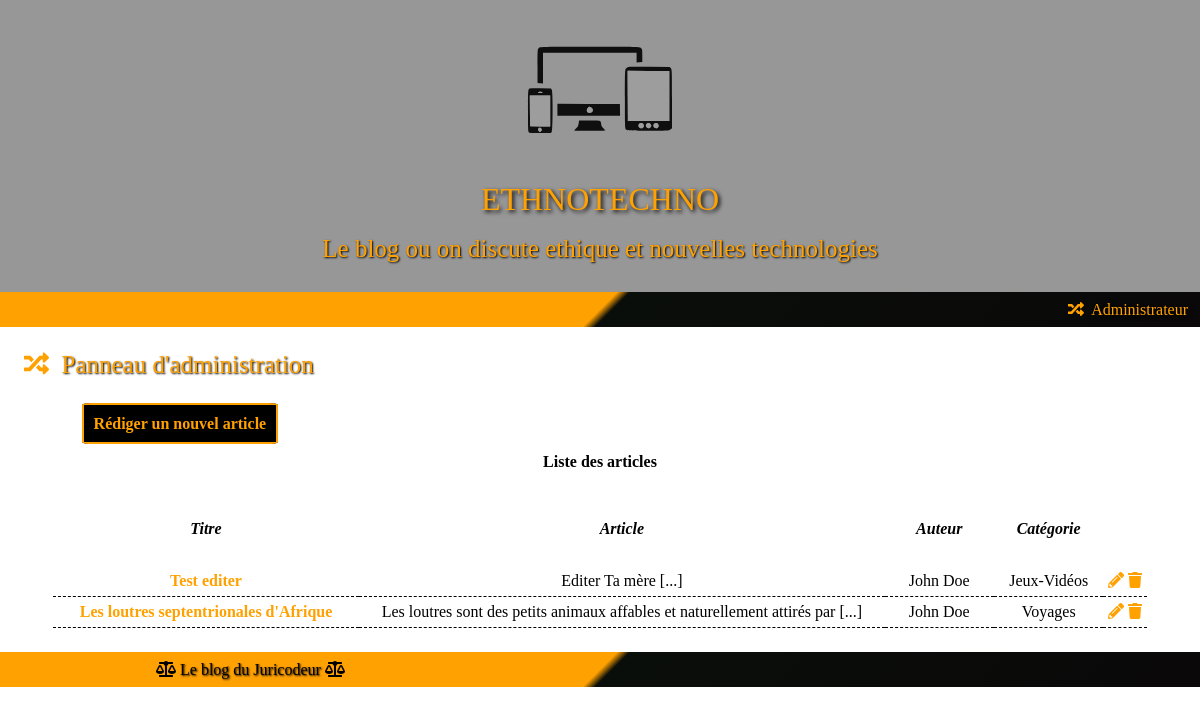
The app's page /admin.php with its own data.
### tables this page shows
CREATE TABLE `Post` (
  `Id` smallint(5) UNSIGNED NOT NULL,
  `Title` varchar(100) NOT NULL,
  `Contents` text NOT NULL,
  `CreationTimestamp` datetime NOT NULL,
  `Author_Id` tinyint(3) UNSIGNED DEFAULT NULL,
  `Category_Id` tinyint(3) UNSIGNED DEFAULT NULL
);

CREATE TABLE `Author` (
  `Id` tinyint(3) UNSIGNED NOT NULL,
  `FirstName` varchar(50) NOT NULL,
  `LastName` varchar(50) NOT NULL
);

CREATE TABLE `Category` (
  `Id` tinyint(3) UNSIGNED NOT NULL,
  `Name` varchar(40) NOT NULL
);

### admin.php (called while the page is built, shortened)
<?php
include 'application/bdd_connection.php';
$query = $pdo->prepare(
    '
        SELECT
            Post.Id,
            Title,
            Contents,
            CreationTimestamp,
            FirstName,
            LastName,
            Category.Name AS Category_Name
        FROM
            Post
        INNER JOIN
            Author
        ON
            Post.Author_Id = Author.Id
        INNER JOIN
            Category
        ON
            Post.Category_Id = Category.Id
        ORDER BY
            CreationTimestamp DESC
    ');
$query->execute();
$articles = $query->fetchAll(PDO::FETCH_ASSOC);
include 'layout.phtml';
?>

### admin.phtml (the view)
<section id="admin">
    <h2><i class="fas fa-random"></i>&nbsp; Panneau d'administration</h2><br/>
    <h3><a href="selects.php">Rédiger un nouvel article</a></h3>
    <table id="articlesAdmin">
        <caption>Liste des articles</caption>
        <thead>
            <tr>
                <th>Titre</th>
                <th>Article</th>
                <th>Auteur</th>
                <th>Catégorie</th>
                <th></th>
            </tr>
        </thead>
        <tbody>
            <?php foreach($articles as $article): ?>
                <tr>
                    <td style="width:28%">
                        <a href="show_article.php?id=<?= intval($article['Id']) ?>" target="_blank"><?= htmlspecialchars($article['Title']) ?></a>
                    </td>
                    <td style="width:48%"><?= substr(htmlspecialchars($article['Contents']), 0, 100) ?>&nbsp;[...]</td>
                    <td style="width:10%"><?= htmlspecialchars($article['FirstName']) ?> <?= htmlspecialchars($article['LastName']) ?></td>
                    <td style="width:10%"><?= htmlspecialchars($article['Category_Name']) ?></td>
                    <td style="width:4%">
                        <a class="edit" href="edit_article.php?id=<?= intval($article['Id']) ?>"><i class="fas fa-pencil-alt"></i></a>
                        <a class="remove" href="delete_article.php?id=<?= intval($article['Id']) ?>"><i class="fas fa-trash"></i></a>
                    </td>
                </tr>
            <?php endforeach; ?>
        </tbody>
     </table>
</section>

### layout.phtml (shortened to what this page needs)
<!DOCTYPE html>
<html lang="fr">
	<head>
		<link type="text/css" rel="stylesheet" href="css/reset.css"/>
		<link rel="stylesheet" type="text/css" href="css/normalize.css" media="all" />
		<link rel="stylesheet" type="text/css" href="css/style.css" media="screen" />
	</head>
	<body>
		<header class="blog-header">
		<img id="imgMonitor" src="img/monitor.svg" alt="Monitor" />
		<h1><a href="index.php">ETHNOTECHNO</h1>
		<h2>Le blog ou on discute ethique et nouvelles technologies</h2><br/>
		<p id="linkAdmin"><a href="admin.php"><i class="fas fa-random"></i>&nbsp; Administrateur</a></p>
		</header>
		<main>
        	<?php include $template.'.phtml' ?>
		</main>
		<footer class="blog-footer">
			<p id="juricodeur"><i class="fas fa-balance-scale"></i> Le blog du Juricodeur <i class="fas fa-balance-scale"></i></p>
		</footer>
	</body>
</html>

### css/style.css (style rules this page uses)
* { box-sizing: border-box; outline: none; }
body { margin: 0; }
a, a:hover, a:visited, a:active { text-decoration: none; }
header { font-family: "TechnoWanker"; background-color : #979797; color : #ffa100; text-align: center; margin: 0 auto; text-shadow : 2px 2px 4px #000000; }
header a { color : #ffa100; }
header img { width : 15%; }
header h1 { margin-top: 0; }
header h2 { font-size: 25px; padding-bottom: 15px; }
#linkAdmin, #juricodeur { color: #ffa100; text-align: right; padding : 0.75% 0; background: #ffa100; background: -moz-linear-gradient(-45deg, #ffa100 0%, #ffa100 50%, #0a0e0a 51%, #0a0809 100%); background: -webkit-linear-gradient(-45deg, #ffa100 0%,#ffa100 50%,#0a0e0a 51%,#0a0809 100%); background: linear-gradient(135deg, #ffa100 0%,#ffa100 50%,#0a0e0a 51%,#0a0809 100%); filter: progid:DXImageTransform.Microsoft.gradient( startColorstr='#ffa100', endColorstr='#0a0809',GradientType=1 ); }
#linkAdmin a { color: #ffa100; margin: 1%; }
main { padding : 2%; }
h2 { font-size: 25px; color: #ffa100; text-shadow : 1px 1px 2px #000000; }
#admin h3 { margin: 2% 0 0 5% }
#admin h3 a { color: #ffa100; font-weight: bold; padding: 10px; border: 2px solid #ffa100; border-radius: 5%; background-color: #000000; }
#articlesAdmin { width : 95%; margin: 0 auto; text-align: center; }
#articlesAdmin a { color: #ffa100; }
#articlesAdmin caption { padding : 2% 0; font-weight: bold; }
#articlesAdmin th { padding : 2% 0; font-weight: bold; font-style: italic; }
#articlesAdmin tr { line-height: 30px; }
#articlesAdmin td { border-bottom: 1px dashed black; }
#articlesAdmin td a:first-child { font-weight: bold; }
footer { background-color : #979797; color : #ffa100; text-shadow : 1px 1px 2px #000000; }
#juricodeur { font-family: "TechnoWanker"; color: #000000; text-align: left; padding : 0.75% 0 0.75% 13%; background: #ffa100; background: -moz-linear-gradient(-45deg, #ffa100 0%, #ffa100 50%, #0a0e0a 51%, #0a0809 100%); background: -webkit-linear-gradient(-45deg, #ffa100 0%,#ffa100 50%,#0a0e0a 51%,#0a0809 100%); background: linear-gradient(135deg, #ffa100 0%,#ffa100 50%,#0a0e0a 51%,#0a0809 100%); filter: progid:DXImageTransform.Microsoft.gradient( startColorstr='#ffa100', endColorstr='#0a0809',GradientType=1 ); }

### records on screen
post: Title "Test editer", Contents "Editer Ta mère", Author_Id.FirstName "John", Author_Id.LastName "Doe", Category_Id.Name "Jeux-Vidéos"
post: Title "Les loutres septentrionales d'Afrique", Contents "Les loutres sont des petits animaux affables et naturellement attirés par", Author_Id.FirstName "John", Author_Id.LastName "Doe", Category_Id.Name "Voyages"
